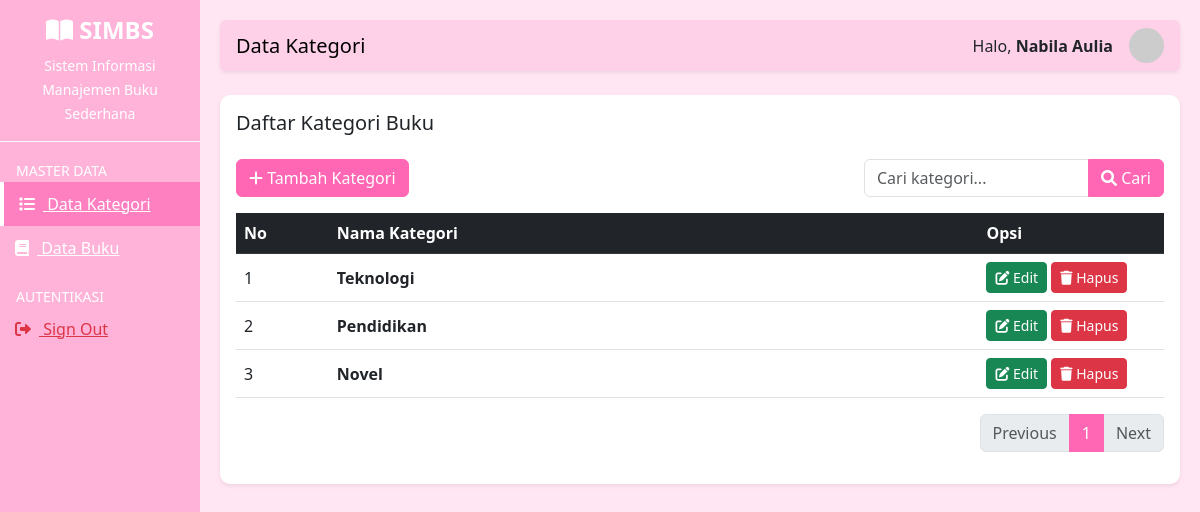
The app's page /kategori.php (signed in) with its own data.
### tables this page shows
CREATE TABLE `kategori` (
  `id_kategori` int(11) NOT NULL,
  `nama_kategori` varchar(100) NOT NULL,
  `tanggal_input` datetime DEFAULT current_timestamp()
);

### kategori.php (the view, shortened to what this page needs)
<?php
include 'koneksi.php';
$batas = 5;
$halaman = isset($_GET['halaman']) ? (int)$_GET['halaman'] : 1;
$halaman_awal = ($halaman > 1) ? ($halaman * $batas) - $batas : 0;
$previous = $halaman - 1;
$next = $halaman + 1;
$keyword = "";
if (isset($_GET['cari'])) {
    $keyword = $_GET['cari'];
    $where = "WHERE nama_kategori LIKE '%$keyword%'";
} else {
    $where = "";
}
$sql_total = mysqli_query($koneksi, "SELECT * FROM kategori $where");
$jumlah_data = mysqli_num_rows($sql_total);
$total_halaman = ceil($jumlah_data / $batas);
$sql = "SELECT * FROM kategori $where ORDER BY id_kategori DESC LIMIT $halaman_awal, $batas";
$query_kategori = mysqli_query($koneksi, $sql);
$nomor = $halaman_awal + 1;
?>
<!DOCTYPE html>
<html lang="id">
<head>
    <link href="https://cdn.jsdelivr.net/npm/bootstrap@5.3.0/dist/css/bootstrap.min.css" rel="stylesheet">
    <link rel="stylesheet" href="https://cdnjs.cloudflare.com/ajax/libs/font-awesome/6.0.0/css/all.min.css">
</head>
<body>
<div class="container-fluid">
    <div class="row">
        <div class="col-md-2 sidebar p-0">
            <div class="p-3 text-center border-bottom border-light">
                <h4 class="fw-bold"><i class="fa-solid fa-book-open"></i> SIMBS</h4>
                <small>Sistem Informasi Manajemen Buku Sederhana</small>
            </div>
            <div class="mt-3">
                <small class="text-uppercase px-3">Master Data</small>
                <a href="kategori.php" class="active"><i class="fa-solid fa-list me-2"></i> Data Kategori</a>
                <a href="buku.php"><i class="fa-solid fa-book me-2"></i> Data Buku</a>
                <small class="text-uppercase px-3 mt-3 d-block">Autentikasi</small>
                <a href="logout.php" class="text-danger"><i class="fa-solid fa-right-from-bracket me-2"></i> Sign Out</a>
            </div>
        </div>
        <div class="col-md-10 content">
            <nav class="navbar shadow-sm mb-4 rounded px-3">
                <span class="navbar-brand mb-0 h1">Data Kategori</span>
                <div class="d-flex align-items-center">
                    <span class="me-3 text-dark">Halo, <b><?= $_SESSION['username']; ?></b></span>
                    <img src="https://ui-avatars.com/api/?name=<?= $_SESSION['username']; ?>&background=ff66b3&color=fff"
                         class="rounded-circle" width="35">
                </div>
            </nav>
            <div class="card shadow-sm">
                <div class="card-body">
                    <h5 class="card-title mb-4">Daftar Kategori Buku</h5>
                    <div class="row mb-3">
                        <div class="col-md-6">
                            <a href="tambah_kategori.php" class="btn btn-primary">
                                <i class="fa-solid fa-plus"></i> Tambah Kategori
                            </a>
                        </div>
                        <div class="col-md-6">
                            <form action="" method="GET" class="d-flex justify-content-end">
                                <div class="input-group" style="max-width: 300px;">
                                    <input type="text" name="cari" class="form-control"
                                           placeholder="Cari kategori..."
                                           value="<?= $keyword; ?>">
                                    <button class="btn btn-primary" type="submit">
                                        <i class="fa-solid fa-magnifying-glass"></i> Cari
                                    </button>
                                </div>
                            </form>
                        </div>
                    </div>
                    <div class="table-responsive">
                        <table class="table table-hover align-middle">
                            <thead class="table-dark text-white">
                                <tr>
                                    <th width="10%">No</th>
                                    <th>Nama Kategori</th>
                                    <th width="20%">Opsi</th>
                                </tr>
                            </thead>
                            <tbody>
                                <?php if(mysqli_num_rows($query_kategori) > 0): ?>
                                    <?php while($row = mysqli_fetch_array($query_kategori)): ?>
                                    <tr>
                                        <td><?= $nomor++; ?></td>
                                        <td class="fw-bold"><?= $row['nama_kategori']; ?></td>
                                        <td>
                                            <a href="edit_kategori.php?id=<?= $row['id_kategori']; ?>"
                                               class="btn btn-success btn-sm">
                                                <i class="fa-solid fa-pen-to-square"></i> Edit
                                            </a>
                                            <a href="hapus_kategori.php?id=<?= $row['id_kategori']; ?>"
                                               class="btn btn-danger btn-sm"
                                               onclick="return confirm('Yakin hapus kategori ini?')">
                                                <i class="fa-solid fa-trash"></i> Hapus
                                            </a>
                                        </td>
                                    </tr>
                                    <?php endwhile; ?>
                                <?php else: ?>
                                    <tr><td colspan="3" class="text-center text-muted">Data tidak ditemukan.</td></tr>
                                <?php endif; ?>
                            </tbody>
                        </table>
                    </div>
                    <nav>
                        <ul class="pagination justify-content-end">
                            <li class="page-item <?= ($halaman <= 1) ? 'disabled' : ''; ?>">
                                <a class="page-link"
                                   href="?halaman=<?= $previous ?>&cari=<?= $keyword ?>">Previous</a>
                            </li>
                            <?php for($x = 1; $x <= $total_halaman; $x++): ?>
                                <li class="page-item <?= ($halaman == $x) ? 'active' : ''; ?>">
                                    <a class="page-link"
                                       href="?halaman=<?= $x ?>&cari=<?= $keyword ?>"><?= $x ?></a>
                                </li>
                            <?php endfor; ?>
                            <li class="page-item <?= ($halaman >= $total_halaman) ? 'disabled' : ''; ?>">
                                <a class="page-link"
                                   href="?halaman=<?= $next ?>&cari=<?= $keyword ?>">Next</a>
                            </li>
                        </ul>
                    </nav>
                </div>
            </div>
        </div>
    </div>
</div>
</body>
</html>

### kategori.php (style rules this page uses)
body { background-color: #ffe6f2; }
.sidebar { min-height: 100vh; background-color: #ffb3d9; color: white; }
.sidebar a { color: #fff; padding: 10px 15px; display: block; font-weight: 500; }
.sidebar a:hover, .sidebar a.active { background-color: #ff80c1; border-left: 4px solid white; }
.content { padding: 20px; }
.navbar { background-color: #ffd1e8 !important; }
.btn-primary { background-color: #ff66b3; border-color: #ff66b3; }
.table-dark { background-color: #ff66b3 !important; }
.page-link { color: #ff66b3; }
.page-item.active .page-link { background-color: #ff66b3; border-color: #ff66b3; }
.card { border-radius: 10px; border: none; }

### records on screen
kategori: nama_kategori "Teknologi"
kategori: nama_kategori "Pendidikan"
kategori: nama_kategori "Novel"

### other values on screen
$_SESSION['username'] "Nabila Aulia"
